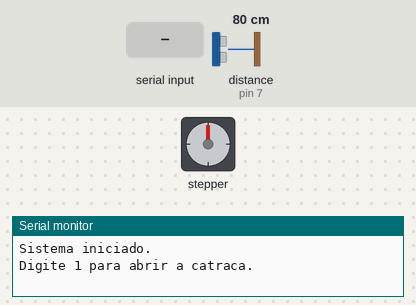
The sketch below on a simulated Arduino Uno, built with avr-gcc and run on an emulated ATmega328P. Parts: stepper motor, the last lines printed to the serial monitor. Inputs (shaded band) come from the test bench; at power-on: distance to the obstacle (sensor on pin 7) 80 cm. The echo pulse lasts 58.3 µs per cm; stepper angles assume 200 steps per turn.

Above: at 1.2 s.
1.3 s: "1" received over Serial
At 1.45 s:
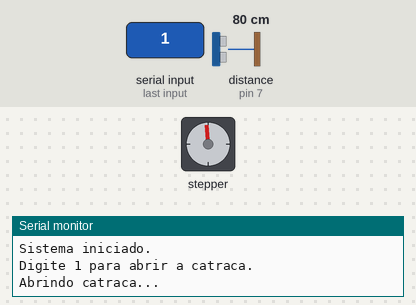
At 2.9 s:
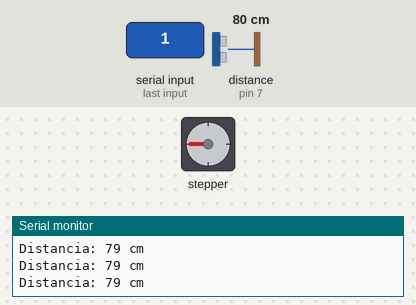
3.2 s: distance to the obstacle (sensor on pin 7) set to 18 cm
5.5 s: distance to the obstacle (sensor on pin 7) set to 15 cm
At 6.97 s:
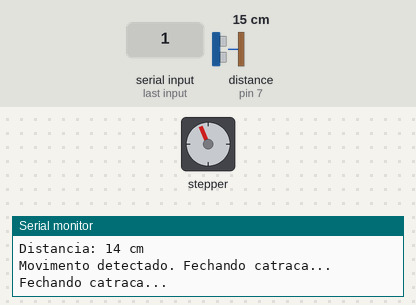
Timing chart, 0 to 8.5 s (numbered marks = the images above; inputs shaded):
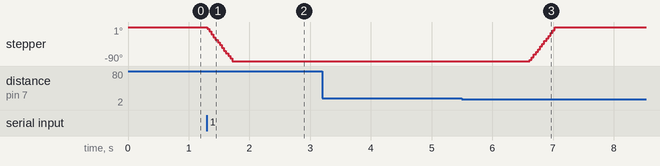

Measured:
- the behaviour switches between 17 and 16 cm on distance to the obstacle (sensor on pin 7) (found by bisection; images 2 and 3)
- after the input at 1.3 s, stepper: turns 90° counter-clockwise in 0.42 s, starting at once
- after the input at 5.5 s, stepper: turns 90° clockwise in 0.42 s, starting after 1.1 s

The sketch:

Cancela_Expotech.ino
```cpp
#include <Stepper.h>

// Motor 28BYJ-48 com ULN2003
const int passosPorVolta = 200;

// Pinos do motor na ordem solicitada: 8, 10, 9, 11
const int pino1 = 8;
const int pino2 = 10;
const int pino3 = 9;
const int pino4 = 11;

Stepper motor(passosPorVolta, pino1, pino2, pino3, pino4);

// 90 graus = 1/4 de volta
const int passos90Graus = passosPorVolta / 4;

// Sensor ultrassônico
const int trigPin = 6;
const int echoPin = 7;

// Distância para considerar que alguém passou pela catraca
const int distanciaDeteccao = 15; // em cm

bool catracaAberta = false;

void setup() {
  Serial.begin(9600);

  motor.setSpeed(35);

  pinMode(trigPin, OUTPUT);
  pinMode(echoPin, INPUT);

  // Garante que o motor comece desligado
  desligarMotor();

  Serial.println("Sistema iniciado.");
  Serial.println("Digite 1 para abrir a catraca.");
}

void loop() {
  // Verifica comando recebido pelo Serial
  if (Serial.available() > 0) {
    char comando = Serial.read();

    if (comando == '1' && !catracaAberta) {
      abrirCatraca();
    }
  }

  // Se a catraca estiver aberta, monitora o ultrassônico
  if (catracaAberta) {
    int distancia = medirDistancia();

    Serial.print("Distancia: ");
    Serial.print(distancia);
    Serial.println(" cm");

    if (distancia > 0 && distancia <= distanciaDeteccao) {
      Serial.println("Movimento detectado. Fechando catraca...");
      delay(1000); // pequena espera para a pessoa terminar de passar
      fecharCatraca();
    }

    delay(200);
  }
}

void abrirCatraca() {
  Serial.println("Abrindo catraca...");

  motor.step(-passos90Graus);
  desligarMotor(); // Desliga a ponte H após o movimento

  catracaAberta = true;

  Serial.println("Catraca aberta.");
}

void fecharCatraca() {
  Serial.println("Fechando catraca...");

  motor.step(passos90Graus);
  desligarMotor(); // Desliga a ponte H após o movimento

  catracaAberta = false;

  Serial.println("Catraca fechada.");
  Serial.println("Digite 1 para abrir novamente.");
}

// Função criada para cortar a energia das bobinas do motor
void desligarMotor() {
  digitalWrite(pino1, LOW);
  digitalWrite(pino2, LOW);
  digitalWrite(pino3, LOW);
  digitalWrite(pino4, LOW);
  Serial.println("Bobinas do motor desligadas (Ponte H em repouso).");
}

int medirDistancia() {
  digitalWrite(trigPin, LOW);
  delayMicroseconds(2);

  digitalWrite(trigPin, HIGH);
  delayMicroseconds(10);
  digitalWrite(trigPin, LOW);

  long duracao = pulseIn(echoPin, HIGH, 30000);

  if (duracao == 0) {
    return -1; // nenhuma leitura válida
  }

  int distancia = duracao * 0.034 / 2;

  return distancia;
}
```
